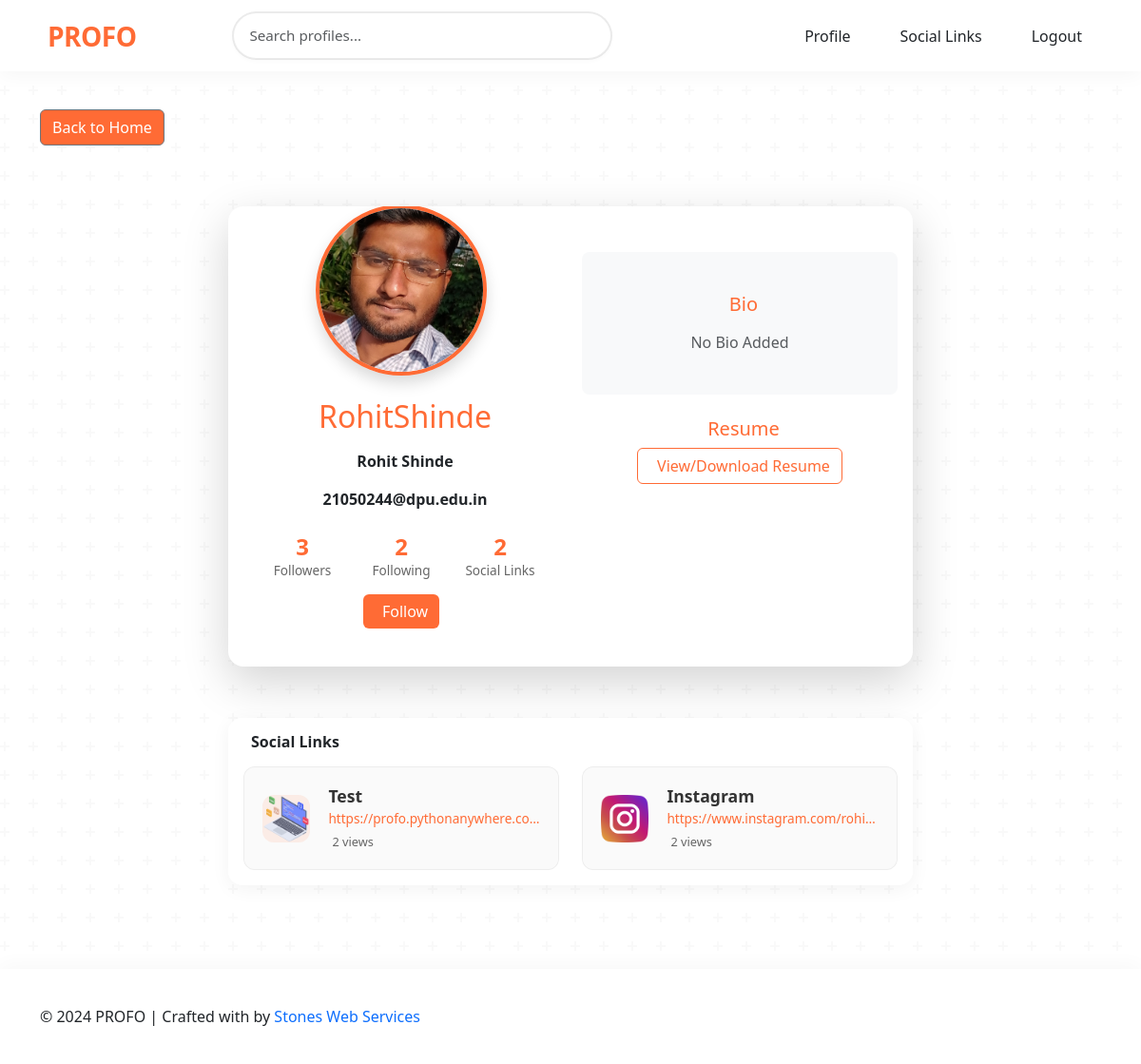
The app's page /users/RohitShinde/, older data.
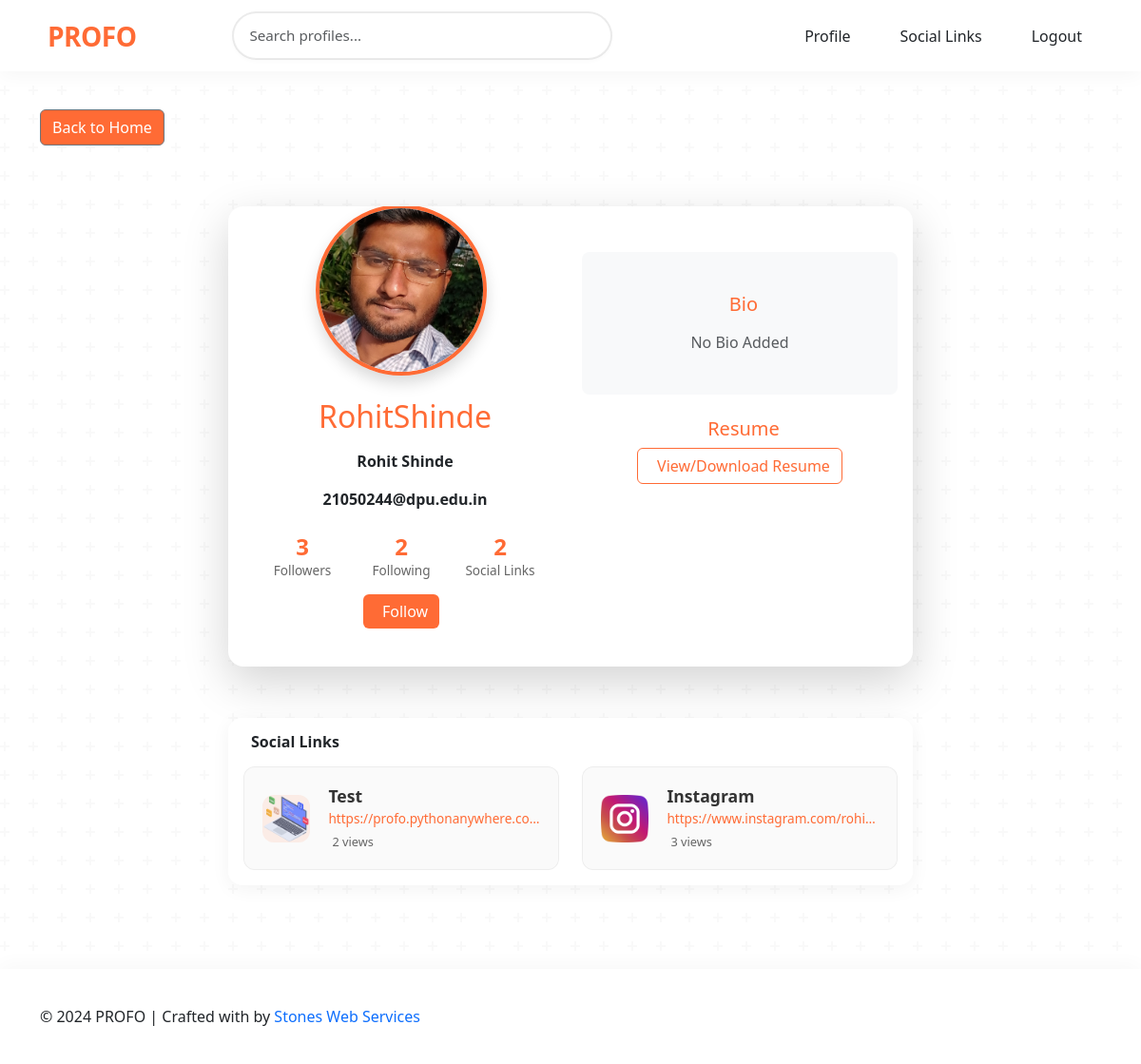
The same page, newer data.
### users/models.py (models this page shows, shortened)
class CustomUser(AbstractUser):
    role = models.CharField(max_length=10, default='user')
    email = models.EmailField(unique=True)
    is_email_verified = models.BooleanField(default=False)
    is_mobile_verified = models.BooleanField(default=False)
    bio = models.TextField(blank=True, null=True)
    profile_picture = models.ImageField(upload_to='profile_pics/', blank=True, null=True, default='profile_pics/df.png')
    resume = models.FileField(upload_to='resumes/', blank=True, null=True)
    following = models.ManyToManyField(
        'self',
        symmetrical=False,
        through='Follow',
        through_fields=('follower', 'followed'),
        related_name='followers',
    )
    mobile_number = models.CharField(max_length=15, blank=True, null=True)
    users_skill = models.ManyToManyField(Skill, blank=True, related_name='users')
    intro_video = models.FileField(upload_to='intro_videos/', null=True, blank=True)
    career_growth = models.TextField(blank=True, null=True)
    tagline = models.CharField(max_length=255, blank=True, null=True)

class SocialMediaLink(models.Model):
    PLATFORM_CHOICES = [
        ('Facebook', 'Facebook'),
        ('Twitter', 'Twitter'),
        ('Instagram', 'Instagram'),
        ('LinkedIn', 'LinkedIn'),
        ('YouTube', 'YouTube'),
        ('GitHub', 'GitHub'),
        ('Website', 'Personal Website'),
        ('Leetcode', 'Leetcode'),
        ('Codechef', 'Codechef'),
        ('Naukari', 'Naukari'),
        ('Indeed', 'Indeed'),
        ('Other', 'Other'),
    ]
    user = models.ForeignKey(
        settings.AUTH_USER_MODEL,
        related_name='social_links',
        on_delete=models.CASCADE
    )
    platform = models.CharField(
        max_length=100,
        choices=PLATFORM_CHOICES,
        default='Instagram'
    )
    url = models.URLField(help_text="Enter the full URL (e.g., https://example.com)")
    description = models.CharField(
        max_length=255,
        blank=True,
        null=True,
        help_text="Optional description about the social media link"
    )
    click_count = models.PositiveIntegerField(default=0, editable=False)  # Track the number of clicks
    created_at = models.DateTimeField(auto_now_add=True)  # Automatically set the timestamp when created
    updated_at = models.DateTimeField(auto_now=True)  # Automatically update the timestamp when modified
    is_active = models.BooleanField(
        default=True,
        help_text="Uncheck this to disable the social media link."
    )
    is_private = models.BooleanField(
        default=False,
        help_text="Check this to make the link private."
    )
    class Meta:
        verbose_name = "Social Media Link"
        verbose_name_plural = "Social Media Links"
        ordering = ['-created_at']  # Default ordering: newest first

### users/views.py (the view)
# urls.py: path('<str:username>/', views.public_profile, name='public_profile'),
def public_profile(request, username):
    user = get_object_or_404(CustomUser, username=username)
    social_links = user.social_links.filter(is_private=False)
    most_clicked_links = []
    for link in social_links:
        daily_clicks = (
            LinkClick.objects.filter(link=link)
            .annotate(date=TruncDate('clicked_at'))
            .values('date')
            .annotate(click_count=Count('id'))
            .order_by('date')
        )
        link.daily_clicks = list(daily_clicks)  # Attach daily trends to each link
        most_clicked_links.append(link)
    return render(request, 'users/public_profile.html', {
        'user': user,
        'social_links': social_links,
        'most_clicked_links': most_clicked_links,
    })

### users/templates/users/public_profile.html (shortened to what this page needs)
{% extends 'users/base.html' %}
{% block content %}
{% if user.is_authenticated %}
<div class="d-flex float-left mt-0 mb-3">
    <a href="{% url 'home' %}" style="color: #ffffff; background-color:#FF6B35" class="btn btn-secondary">Back to Home</a>
</div>
{% endif %}
<div class="container py-5">
    <div class="row justify-content-center">
        <div class="col-lg-8 col-md-10 col-sm-12">
            <div class="card shadow-lg border-0 rounded-4 position-relative overflow-hidden">
                <div class="card-body pt-5 position-relative" style="z-index: 1;">
                    <div class="row">
                        <div class="col-lg-6 mb-4">
                            <div class="user-info">
                                <div class="text-center position-relative mb-4">
                                    {% load static %}
                                    <div class="profile-image-container">
                                        {% if user.profile_picture %}
                                            <img src="{{ user.profile_picture.url }}" alt="{{ user.username }}"
                                                 class="rounded-circle profile-image shadow"
                                                 style="width: 180px; height: 180px; object-fit: cover; cursor: pointer; border: 4px solid #FF6B35;"
                                                 data-bs-toggle="modal"
                                                 data-bs-target="#profileImageModal">
                                        {% else %}
                                            <img src="{% static 'users/default/df.png' %}" alt="Default Profile"
                                                 class="rounded-circle profile-image shadow"
                                                 style="width: 180px; height: 180px; object-fit: cover; cursor: pointer; border: 4px solid #FF6B35;"
                                                 data-bs-toggle="modal"
                                                 data-bs-target="#profileImageModal">
                                        {% endif %}
                                    </div>
                                </div>
                                <h2 class="text-center mb-3" style="color: #FF6B35;">
                                    {{ user.username }}
                                </h2>
                                {% if user.first_name %}
                                    <div class="text-center mb-3">
                                        <span class="fw-bold">{{ user.first_name }} {{ user.last_name }}</span>
                                    </div>
                                    <div class="text-center mb-3">
                                        <span class="fw-bold">{{ user.email }}</span>
                                    </div>
                                {% endif %}
                                <div class="stats-container d-flex justify-content-center gap-4">
                                    <div class="stat-card text-center">
                                        <a href="{% url 'view_followers' user.username %}" style="text-decoration: none;">
                                            <div class="stat-value">{{ user.followers.count }}</div>
                                            <div class="stat-label">Followers</div>
                                        </a>
                                    </div>
                                    <div class="stat-card text-center">
                                        <a href="{% url 'view_following' user.username %}" style="text-decoration: none;">
                                            <div class="stat-value">{{ user.following.count }}</div>
                                            <div class="stat-label">Following</div>
                                        </a>
                                    </div>
                                    <div class="stat-card text-center">
                                        <div class="stat-value">{{ user.social_links.count }}</div>
                                        <div class="stat-label">Social Links</div>
                                    </div>
                                </div>
                                {% if user != request.user %}
                                    <div class="text-center mt-3">
                                        {% if user in request.user.following.all %}
                                            <a href="{% url 'unfollow_user' user.id %}" class="btn btn-outline-danger">
                                                <i class="bi bi-person-dash-fill me-2"></i>Unfollow
                                            </a>
                                        {% else %}
                                            <a href="{% url 'follow_user' user.id %}" class="btn btn-orange">
                                                Follow
                                            </a>
                                        {% endif %}
                                    </div>
                                {% endif %}
                            </div>
                        </div>
                        <div class="col-lg-6">
                            <div class="bio-resume">
                                <div class="bio-section bg-light p-3 rounded-3 mb-4">
                                    <h5 class="text-center mb-3" style="color: #FF6B35;">
                                        Bio
                                    </h5>
                                    <p class="text-center mb-0">
                                        {% if user.bio %}
                                            {{ user.bio }}
                                        {% else %}
                                            <span class="text-muted">No Bio Added</span>
                                        {% endif %}
                                    </p>
                                </div>
                                <div class="text-center mb-4">
                                    <h5 style="color: #FF6B35;">
                                        Resume
                                    </h5>
                                    {% if user.resume %}
                                        <a href="{{ user.resume.url }}" class="btn btn-outline-orange" target="_blank">
                                            View/Download Resume
                                        </a>
                                    {% else %}
                                        <p class="text-muted mb-0">No Resume Uploaded</p>
                                    {% endif %}
                                </div>
                            </div>
                        </div>
                    </div>
                </div>
            </div>
        </div>
    </div>
    <div class="row justify-content-center mt-4">
        <div class="col-lg-8">
            <div class="card feature-card">
                <div class="card-body">
                    <div class="d-flex justify-content-between align-items-center mb-3">
                        <h5 class="h6 fw-bold mb-0">
                            Social Links
                        </h5>
                    </div>
                    <div class="social-links-grid">
                        {% for link in user.social_links.all %}
                            {% if not link.is_private %}
                                <div class="social-link-card">
                                    <div class="platform-icon">
                                        <a href="{% url 'track_social_link' link.id %}" style="text-decoration:none" target="_blank">
                                            <img height="50" src="{% static 'users/icons/'|add:link.platform|add:'.png' %}"
                                                 onerror="this.onerror=null;this.src='{% static 'users/icons/website.png' %}';"
                                                 alt="{{ link.platform }} icon" class="icon-img">
                                        </a>
                                    </div>
                                    <div class="link-details">
                                        <a href="{% url 'track_social_link' link.id %}" style="text-decoration:none" target="_blank">
                                            <h4 class="platform-name">{{ link.platform }}</h4>
                                        </a>
                                        <a href="{% url 'track_social_link' link.id %}" target="_blank" class="link-url">{{ link.url }}</a>
                                        <div class="link-stats">
                                            <span class="stats-item">
                                                {{ link.click_count }} views
                                            </span>
                                        </div>
                                    </div>
                                </div>
                            {% endif %}
                        {% empty %}
                            <p class="text-muted text-center mb-0">No social links added yet</p>
                        {% endfor %}
                    </div>
                </div>
            </div>
        </div>
    </div>
</div>
{% endblock %}

### users/templates/users/base.html (shortened to what this page needs)
<!DOCTYPE html>
<html lang="en">
<head>
    <link href="https://cdn.jsdelivr.net/npm/bootstrap@5.3.2/dist/css/bootstrap.min.css" rel="stylesheet">
</head>
<body>
    <nav class="navbar navbar-expand-lg sticky-top">
        <div class="container">
            <a class="navbar-brand d-flex align-items-center gap-2" href="/">
                 PROFO
            </a>
            <div class="collapse navbar-collapse" id="navbarContent">
                <form class="search-form mx-lg-auto" method="GET" action="{% url 'search_profiles' %}">
                    <input type="text" class="form-control" name="q" placeholder="Search profiles...">
                    <button type="submit" class="btn-search">
                    </button>
                </form>
                <ul class="navbar-nav ms-auto">
                    {% if user.is_authenticated %}
                    <li class="nav-item dropdown">
                        <li>
                            <a class="dropdown-item" href="{% url 'profile' %}">
                                 Profile
                            </a>
                        </li>
                        <li>
                            <a class="dropdown-item" href="{% url 'social_links' %}">
                                 Social Links
                            </a>
                        </li>
                        <li>
                            <a class="dropdown-item" href="{% url 'logout' %}">
                                 Logout
                            </a>
                        </li>
                </ul>
                {% endif %}
            </div>
        </div>
    </nav>
    <main class="main-content">
        <div class="container">
             {% block content %} {% endblock %}
        </div>
    </main>
    <footer class="footer">
        <div class="container">
            <div class="row align-items-center">
                <div class="col-md-6 text-center text-md-start mb-3 mb-md-0">
                    <p class="mb-0">&copy; 2024 PROFO | Crafted with  by
                        <a href="https://stoneswebservices.com" target="_blank" class="text-primary text-decoration-none">
                            Stones Web Services
                        </a>
                    </p>
                </div>
                <div class="col-md-6 text-center text-md-end">
                    <div class="social-links">
                    </div>
                </div>
            </div>
        </div>
    </footer>
</body>
</html>

Row changes from the older to the newer data that the page shows:
changed SocialMediaLink "Instagram": click_count "2" → "3"
